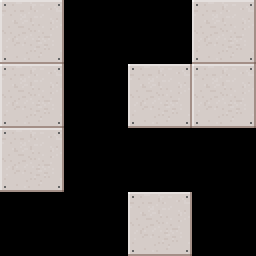

The image is a tile-based game level rendered from a .tmx file. Its description and complete source (layers, tilesets, objects, tile grids) follow:
An orthogonal 4x4 tile map with 64x64 px tiles, 1 tile layer (Tile Layer 1), 8 hidden layers not drawn, 2 tilesets.

<map version="1.0" tiledversion="1.1.5" orientation="orthogonal" renderorder="left-down" width="4" height="4" tilewidth="64" tileheight="64" infinite="0" nextobjectid="1">
 <tileset firstgid="1" name="floors" tilewidth="64" tileheight="64" tilecount="40" columns="8">
  <image source="Tileset_64x64.png" trans="003039" width="512" height="320" />
 </tileset>
 <tileset firstgid="41" name="Tileset_64x64" tilewidth="64" tileheight="64" tilecount="40" columns="8">
  <image source="Tileset_64x64.png" trans="003039" width="512" height="320" />
 </tileset>
 <layer name="Tile Layer 1" width="4" height="4">
  <data encoding="csv">
8,0,0,8,
8,0,8,8,
8,0,0,0,
0,0,8,0
</data>
 </layer>
 <layer name="Tile Layer 2" width="4" height="4" visible="0">
  <data encoding="csv">
8,0,0,8,
0,0,0,0,
0,8,8,0,
0,8,8,0
</data>
 </layer>
 <layer name="Tile Layer 3" width="4" height="4" visible="0">
  <data encoding="csv">
8,0,8,0,
0,0,8,8,
0,8,8,8,
0,0,0,8
</data>
 </layer>
 <layer name="Tile Layer 4" width="4" height="4" visible="0">
  <data encoding="csv">
8,8,8,8,
8,0,15,8,
8,0,0,8,
0,0,0,0
</data>
 </layer>
 <layer name="Tile Layer 5" width="4" height="4" visible="0">
  <data encoding="csv">
0,0,0,8,
0,0,8,0,
0,8,8,0,
8,0,0,8
</data>
 </layer>
 <layer name="Tile Layer 6" width="4" height="4" visible="0">
  <data encoding="csv">
0,0,0,0,
0,8,8,0,
0,8,8,0,
0,0,0,0
</data>
 </layer>
 <layer name="Tile Layer 7" width="4" height="4" visible="0">
  <data encoding="csv">
8,8,8,8,
0,8,0,0,
8,8,8,0,
0,0,0,0
</data>
 </layer>
 <layer name="Tile Layer 8" width="4" height="4" visible="0">
  <data encoding="csv">
0,0,0,0,
8,0,0,0,
8,8,0,0,
8,8,0,0
</data>
 </layer>
 <layer name="Tile Layer 9" width="4" height="4" visible="0">
  <data encoding="csv">
0,8,8,8,
8,8,0,0,
0,8,0,0,
0,8,8,8
</data>
 </layer>
</map>
